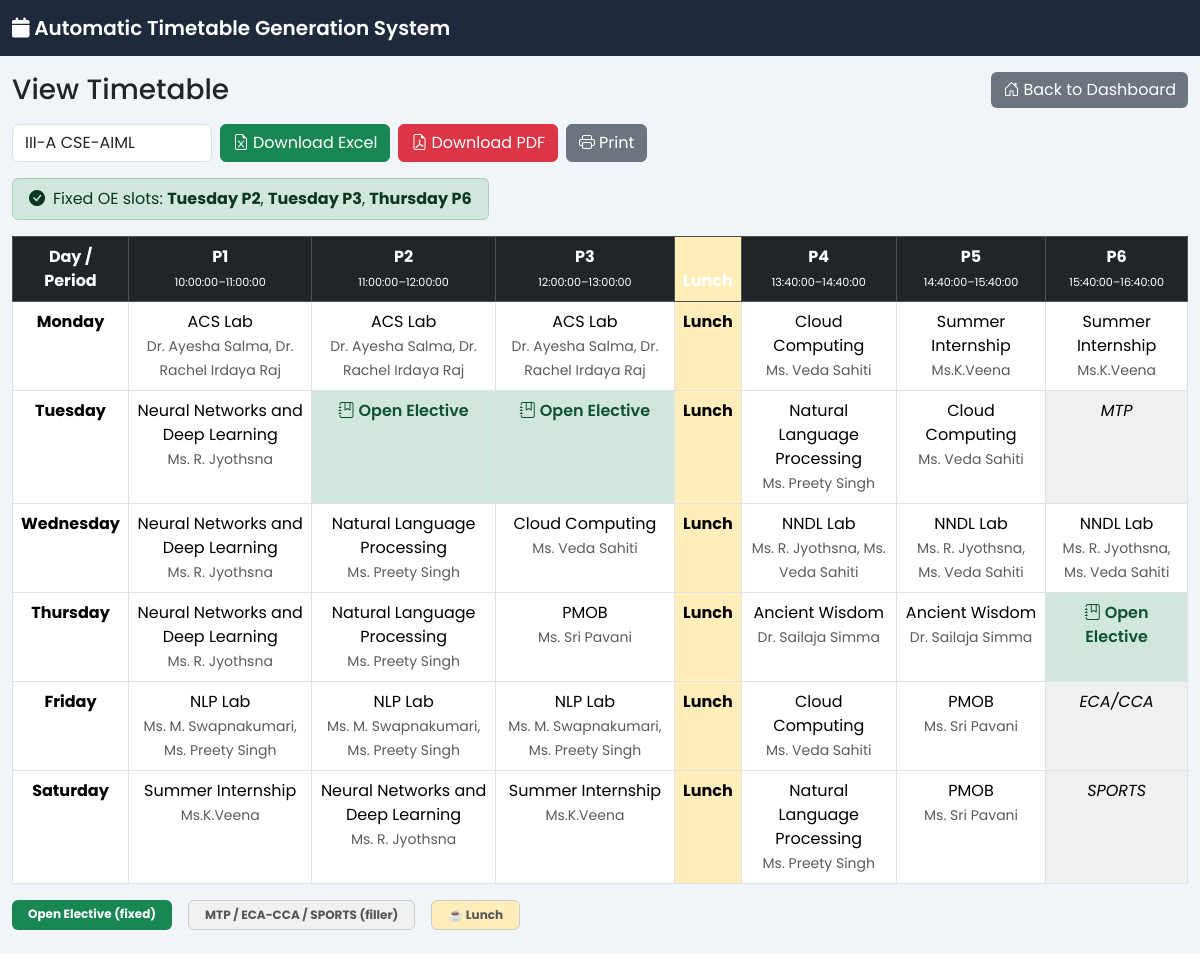
/admin/view_timetable.php (signed in), run on the app's committed database.
### tables this page shows
CREATE TABLE `timeslots` (
  `timeslot_id` int(11) NOT NULL,
  `day` enum('Monday','Tuesday','Wednesday','Thursday','Friday','Saturday') NOT NULL,
  `period_no` int(11) NOT NULL,
  `start_time` time NOT NULL,
  `end_time` time NOT NULL
);

### admin/view_timetable.php (the view, shortened to what this page needs)
<?php
include("../config/db.php");
include("../layout/header.php");
$conn->query("
    CREATE TABLE IF NOT EXISTS open_elective_slot (
        id INT NOT NULL AUTO_INCREMENT PRIMARY KEY,
        timeslot_id INT NOT NULL,
        created_at TIMESTAMP DEFAULT CURRENT_TIMESTAMP,
        UNIQUE KEY uq_ts (timeslot_id)
    )
");
$sections   = $conn->query("SELECT * FROM sections ORDER BY section_name");
$section_id = (int)($_GET['section_id'] ?? 1);
$stmt = $conn->prepare("
    SELECT  ts.day, ts.period_no, s.subject_name,
            GROUP_CONCAT(f.name ORDER BY f.name SEPARATOR ', ') AS faculty
    FROM    timetable t
    JOIN    timeslots ts           ON t.timeslot_id  = ts.timeslot_id
    JOIN    subjects  s            ON t.subject_id   = s.subject_id
    LEFT JOIN timetable_faculty tf ON t.timetable_id = tf.timetable_id
    LEFT JOIN faculty           f  ON tf.faculty_id  = f.faculty_id
    WHERE   t.section_id = ?
    GROUP BY ts.day, ts.period_no, s.subject_name
    ORDER BY FIELD(ts.day,'Monday','Tuesday','Wednesday','Thursday','Friday','Saturday'),
             ts.period_no
");
$stmt->bind_param("i",$section_id);
$stmt->execute();
$result = $stmt->get_result();
$timetable  = [];
$rawSubject = [];
while ($row = $result->fetch_assoc()) {
    $d = $row['day']; $p = (int)$row['period_no'];
    $cell = $row['subject_name'];
    if ($row['faculty'])
        $cell .= '<br><small class="text-muted">'.$row['faculty'].'</small>';
    $timetable[$d][$p]  = $cell;
    $rawSubject[$d][$p] = strtolower(trim($row['subject_name']));
}
$oeSlots = [];
$r = $conn->query("
    SELECT ts.day, ts.period_no
    FROM   open_elective_slot oe
    JOIN   timeslots ts ON ts.timeslot_id = oe.timeslot_id
    ORDER  BY ts.day, ts.period_no
");
while ($row = $r->fetch_assoc()) {
    $oeSlots[] = $row;
    $d = $row['day']; $p = (int)$row['period_no'];
    $timetable[$d][$p]  = '<span style="color:#0f5132;font-weight:600;"><i class="bi bi-journal-bookmark me-1"></i>Open Elective</span>';
    $rawSubject[$d][$p] = 'open elective';
}
$oeSet = [];
foreach ($oeSlots as $s)
    $oeSet[$s['day'].'_'.(int)$s['period_no']] = true;
$fillerNames = ['mtp','eca/cca','sports'];
$days = ["Monday","Tuesday","Wednesday","Thursday","Friday","Saturday"];
$periodData = [];
$rp = $conn->query("SELECT DISTINCT period_no,start_time,end_time FROM timeslots ORDER BY period_no");
while ($row = $rp->fetch_assoc()) {
    [$sh,$sm] = explode(':',$row['start_time']);
    [$eh,$em] = explode(':',$row['end_time']);
    $periodData[(int)$row['period_no']] = [
        'start'=>(int)$sh*60+(int)$sm,
        'end'  =>(int)$eh*60+(int)$em,
        'label'=>$row['start_time'].'–'.$row['end_time'],
    ];
}
ksort($periodData);
$allPeriods = array_keys($periodData);
$maxGap=0; $gapAfter=-1;
for ($i=0;$i<count($allPeriods)-1;$i++){
    $gap=$periodData[$allPeriods[$i+1]]['start']-$periodData[$allPeriods[$i]]['end'];
    if($gap>$maxGap){$maxGap=$gap;$gapAfter=$i;}
}
if($gapAfter>=0&&$maxGap>10){
    $beforeLunch=array_slice($allPeriods,0,$gapAfter+1);
    $afterLunch =array_slice($allPeriods,$gapAfter+1);
} else {
    $half=(int)ceil(count($allPeriods)/2);
    $beforeLunch=array_slice($allPeriods,0,$half);
    $afterLunch =array_slice($allPeriods,$half);
}
?>
<link rel="stylesheet" href="https://cdn.jsdelivr.net/npm/bootstrap-icons@1.11.3/font/bootstrap-icons.min.css">
<div class="container-fluid mt-3">
<div class="d-flex align-items-center justify-content-between flex-wrap gap-2 mb-3 no-print">
    <h3 class="mb-0">View Timetable</h3>
    <a href="dashboard.php" class="btn btn-dashboard">
        <i class="bi bi-house-door me-1"></i>Back to Dashboard
    </a>
</div>
<div class="d-flex align-items-center flex-wrap gap-2 mb-3 no-print">
    <form method="GET" class="d-flex align-items-center gap-2">
        <select name="section_id" class="form-control" style="width:200px"
                onchange="this.form.submit()">
            <?php
            $sections->data_seek(0);
            while ($sec=$sections->fetch_assoc()){
                $sel=($sec['section_id']==$section_id)?'selected':'';
                echo "<option value='{$sec['section_id']}' $sel>{$sec['section_name']}</option>";
            }
            ?>
        </select>
    </form>
    <button class="btn btn-success" onclick="downloadExcel()">
        <i class="bi bi-file-earmark-excel me-1"></i>Download Excel
    </button>
    <button class="btn btn-danger" onclick="downloadPDF()">
        <i class="bi bi-file-earmark-pdf me-1"></i>Download PDF
    </button>
    <button class="btn btn-secondary" onclick="window.print()">
        <i class="bi bi-printer me-1"></i>Print
    </button>
</div>
<?php if (!empty($oeSlots)): ?>
<div class="alert alert-success py-2 d-inline-flex align-items-center gap-2 mb-3">
    <i class="bi bi-check-circle-fill"></i>
    <span>Fixed OE slots:
    <?php foreach ($oeSlots as $i=>$s): ?>
        <strong><?=$s['day']?> P<?=$s['period_no']?></strong><?=$i<count($oeSlots)-1?', ':''?>
    <?php endforeach; ?>
    </span>
</div>
<?php endif; ?>
<div class="table-responsive">
<table class="table table-bordered text-center" id="timetableTable">
<thead class="table-dark">
<tr>
    <th>Day / Period</th>
    <?php foreach ($beforeLunch as $p): ?>
    <th>P<?=$p?><br><small style="font-weight:normal;font-size:.7rem;"><?=$periodData[$p]['label']?></small></th>
    <?php endforeach; ?>
    <th class="lunch-cell">Lunch</th>
    <?php foreach ($afterLunch as $p): ?>
    <th>P<?=$p?><br><small style="font-weight:normal;font-size:.7rem;"><?=$periodData[$p]['label']?></small></th>
    <?php endforeach; ?>
</tr>
</thead>
<tbody>
<?php foreach ($days as $day): ?>
<tr>
    <td><b><?=$day?></b></td>
    <?php foreach ($beforeLunch as $p):
        $key=$day.'_'.$p;
        $isOE=isset($oeSet[$key]);
        $sub=$rawSubject[$day][$p]??'';
        $isFiller=in_array($sub,$fillerNames,true);
        $cell=$timetable[$day][$p]??'-';
        $cls=$isOE?'oe-cell':($isFiller?'filler-cell':'');
    ?><td class="<?=$cls?>"><?=$cell?></td>
    <?php endforeach; ?>
    <td class="lunch-cell">Lunch</td>
    <?php foreach ($afterLunch as $p):
        $key=$day.'_'.$p;
        $isOE=isset($oeSet[$key]);
        $sub=$rawSubject[$day][$p]??'';
        $isFiller=in_array($sub,$fillerNames,true);
        $cell=$timetable[$day][$p]??'-';
        $cls=$isOE?'oe-cell':($isFiller?'filler-cell':'');
    ?><td class="<?=$cls?>"><?=$cell?></td>
    <?php endforeach; ?>
</tr>
<?php endforeach; ?>
</tbody>
</table>
</div>
<div class="d-flex gap-3 flex-wrap mb-4 no-print">
    <span class="badge bg-success px-3 py-2">Open Elective (fixed)</span>
    <span class="badge px-3 py-2" style="background:#f0f0f0;color:#555;border:1px solid #ccc;">MTP / ECA-CCA / SPORTS (filler)</span>
    <span class="badge px-3 py-2" style="background:#ffeeba;color:#555;border:1px solid #ccc;">☕ Lunch</span>
</div>
</div>
<?php include("../layout/footer.php"); ?>

### layout/header.php (style rules this page uses)
body { font-family:'Poppins',sans-serif; background:#f1f5f9; }

### admin/view_timetable.php (style rules this page uses)
.btn-dashboard { background:#6c757d;color:#fff;border:none; }
.filler-cell { background:#f0f0f0!important;color:#888;font-style:italic; }
.oe-cell { background:#d1e7dd!important; }
.lunch-cell { background:#ffeeba!important;font-weight:bold; }

### data on the page
timeslots: day "Tuesday", period_no "2"
timeslots: day "Tuesday", period_no "3"
timeslots: day "Thursday", period_no "6"

### other printed values
$p "1"
$periodData[$p]['label'] "10:00:00–11:00:00"
$p "2"
$periodData[$p]['label'] "11:00:00–12:00:00"
$p "3"
$periodData[$p]['label'] "12:00:00–13:00:00"
$p "4"
$periodData[$p]['label'] "13:40:00–14:40:00"
$p "5"
$periodData[$p]['label'] "14:40:00–15:40:00"
$p "6"
$periodData[$p]['label'] "15:40:00–16:40:00"
$day "Monday"
$cell "ACS Lab"
$row['faculty'] "Dr. Ayesha Salma, Dr. Rachel Irdaya Raj"
